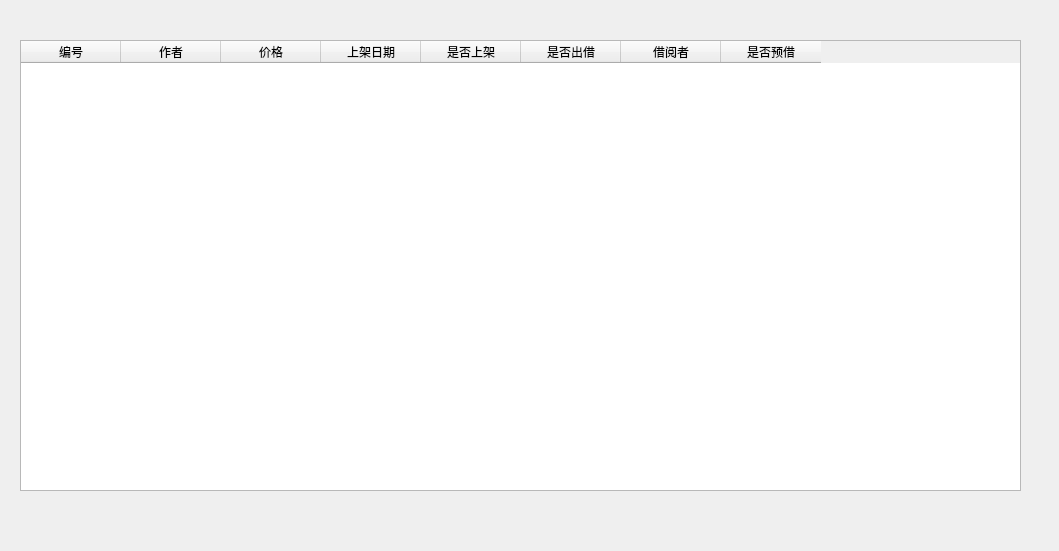
<?xml version="1.0" encoding="UTF-8"?>
<ui version="4.0">
 <class>lendbook_overall</class>
 <widget class="QDialog" name="lendbook_overall">
  <property name="geometry">
   <rect>
    <x>0</x>
    <y>0</y>
    <width>1059</width>
    <height>551</height>
   </rect>
  </property>
  <property name="windowTitle">
   <string>Dialog</string>
  </property>
  <widget class="QTableWidget" name="tableWidget">
   <property name="geometry">
    <rect>
     <x>20</x>
     <y>40</y>
     <width>1001</width>
     <height>451</height>
    </rect>
   </property>
   <column>
    <property name="text">
     <string>编号</string>
    </property>
   </column>
   <column>
    <property name="text">
     <string>作者</string>
    </property>
   </column>
   <column>
    <property name="text">
     <string>价格</string>
    </property>
   </column>
   <column>
    <property name="text">
     <string>上架日期</string>
    </property>
   </column>
   <column>
    <property name="text">
     <string>是否上架</string>
    </property>
   </column>
   <column>
    <property name="text">
     <string>是否出借</string>
    </property>
   </column>
   <column>
    <property name="text">
     <string>借阅者</string>
    </property>
   </column>
   <column>
    <property name="text">
     <string>是否预借</string>
    </property>
   </column>
  </widget>
 </widget>
 <resources/>
 <connections/>
</ui>
